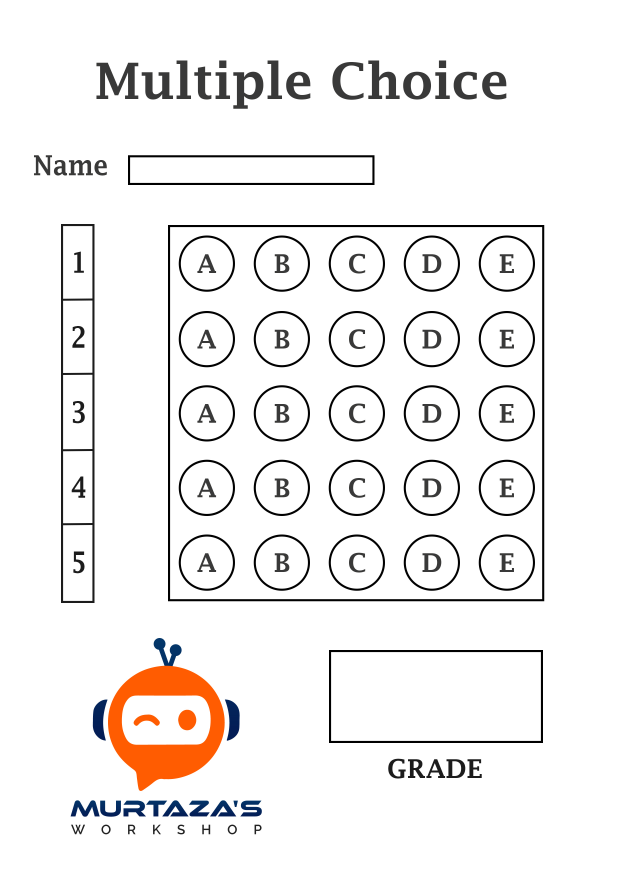
#> input picture MCQPaper.jpg, 2480 x 3508 px, given in place of the camera (shown at 1/4 size)
$ python OMR_Main.py
#> lines starting #> are read from the running program, lines starting #| are printed output that depends on the picture; after the words box and inside, x2 and y2 are one past the last pixel; in counts of white or black regions, pixels touching at a corner belong together
### utlis.py
import cv2
import numpy as np

## TO STACK ALL THE IMAGES IN ONE WINDOW
def stackImages(imgArray,scale,lables=[]):
    rows = len(imgArray)
    cols = len(imgArray[0])
    rowsAvailable = isinstance(imgArray[0], list)
    width = imgArray[0][0].shape[1]
    height = imgArray[0][0].shape[0]
    if rowsAvailable:
        for x in range ( 0, rows):
            for y in range(0, cols):
                imgArray[x][y] = cv2.resize(imgArray[x][y], (0, 0), None, scale, scale)
                if len(imgArray[x][y].shape) == 2: imgArray[x][y]= cv2.cvtColor( imgArray[x][y], cv2.COLOR_GRAY2BGR)
        imageBlank = np.zeros((height, width, 3), np.uint8)
        hor = [imageBlank]*rows
        hor_con = [imageBlank]*rows
        for x in range(0, rows):
            hor[x] = np.hstack(imgArray[x])
            hor_con[x] = np.concatenate(imgArray[x])
        ver = np.vstack(hor)
        ver_con = np.concatenate(hor)
    else:
        for x in range(0, rows):
            imgArray[x] = cv2.resize(imgArray[x], (0, 0), None, scale, scale)
            if len(imgArray[x].shape) == 2: imgArray[x] = cv2.cvtColor(imgArray[x], cv2.COLOR_GRAY2BGR)
        hor= np.hstack(imgArray)
        hor_con= np.concatenate(imgArray)
        ver = hor
    if len(lables) != 0:
        eachImgWidth= int(ver.shape[1] / cols)
        eachImgHeight = int(ver.shape[0] / rows)
        #print(eachImgHeight)
        for d in range(0, rows):
            for c in range (0,cols):
                cv2.rectangle(ver,(c*eachImgWidth,eachImgHeight*d),(c*eachImgWidth+len(lables[d][c])*13+27,30+eachImgHeight*d),(255,255,255),cv2.FILLED)
                cv2.putText(ver,lables[d][c],(eachImgWidth*c+10,eachImgHeight*d+20),cv2.FONT_HERSHEY_COMPLEX,0.7,(255,0,255),2)
    return ver

def reorder(myPoints):

    myPoints = myPoints.reshape((4, 2)) # REMOVE EXTRA BRACKET
    print(myPoints)
    myPointsNew = np.zeros((4, 1, 2), np.int32) # NEW MATRIX WITH ARRANGED POINTS
    add = myPoints.sum(1)
    print(add)
    print(np.argmax(add))
    myPointsNew[0] = myPoints[np.argmin(add)]  #[0,0]
    myPointsNew[3] =myPoints[np.argmax(add)]   #[w,h]
    diff = np.diff(myPoints, axis=1)
    myPointsNew[1] =myPoints[np.argmin(diff)]  #[w,0]
    myPointsNew[2] = myPoints[np.argmax(diff)] #[h,0]

    return myPointsNew

def rectContour(contours):

    rectCon = []
    max_area = 0
    for i in contours:
        area = cv2.contourArea(i)
        if area > 50:
            peri = cv2.arcLength(i, True)
            approx = cv2.approxPolyDP(i, 0.02 * peri, True)
            if len(approx) == 4:
                rectCon.append(i)
    rectCon = sorted(rectCon, key=cv2.contourArea,reverse=True)
    #print(len(rectCon))
    return rectCon

def getCornerPoints(cont):
    peri = cv2.arcLength(cont, True) # LENGTH OF CONTOUR
    approx = cv2.approxPolyDP(cont, 0.02 * peri, True) # APPROXIMATE THE POLY TO GET CORNER POINTS
    return approx

def splitBoxes(img):
    rows = np.vsplit(img,5)
    boxes=[]
    for r in rows:
        cols= np.hsplit(r,5)
        for box in cols:
            boxes.append(box)
    return boxes

def drawGrid(img,questions=5,choices=5):
    secW = int(img.shape[1]/questions)
    secH = int(img.shape[0]/choices)
    for i in range (0,9):
        pt1 = (0,secH*i)
        pt2 = (img.shape[1],secH*i)
        pt3 = (secW * i, 0)
        pt4 = (secW*i,img.shape[0])
        cv2.line(img, pt1, pt2, (255, 255, 0),2)
        cv2.line(img, pt3, pt4, (255, 255, 0),2)

    return img

def showAnswers(img,myIndex,grading,ans,questions=5,choices=5):
     secW = int(img.shape[1]/questions)
     secH = int(img.shape[0]/choices)

     for x in range(0,questions):
         myAns= myIndex[x]
         cX = (myAns * secW) + secW // 2
         cY = (x * secH) + secH // 2
         if grading[x]==1:
            myColor = (0,255,0)
            #cv2.rectangle(img,(myAns*secW,x*secH),((myAns*secW)+secW,(x*secH)+secH),myColor,cv2.FILLED)
            cv2.circle(img,(cX,cY),50,myColor,cv2.FILLED)
         else:
            myColor = (0,0,255)
            #cv2.rectangle(img, (myAns * secW, x * secH), ((myAns * secW) + secW, (x * secH) + secH), myColor, cv2.FILLED)
            cv2.circle(img, (cX, cY), 50, myColor, cv2.FILLED)

            # CORRECT ANSWER
            myColor = (0, 255, 0)
            correctAns = ans[x]
            cv2.circle(img,((correctAns * secW)+secW//2, (x * secH)+secH//2),
            20,myColor,cv2.FILLED)

### OMR_Main.py
import cv2
import numpy as np
import utlis

########################################################################
webCamFeed = True
pathImage = "5.jpg"
cap = cv2.VideoCapture(0)
cap.set(10, 160)
heightImg = 700
widthImg = 700
questions = 5
choices = 5
ans = [0, 0, 0, 0, 0]
########################################################################


count = 0

while True:

    if webCamFeed:
        success, img = cap.read()
#> img is the input picture: shape (3508, 2480, 3); mean B, G, R 239, 239.9, 241.8
    else:
        img = cv2.imread(pathImage)
    img = cv2.resize(img, (widthImg, heightImg))  # RESIZE IMAGE
#> img: shape (700, 700, 3)
    imgFinal = img.copy()
    imgBlank = np.zeros((heightImg, widthImg, 3), np.uint8)  # CREATE A BLANK IMAGE FOR TESTING DEBUGGING IF REQUIRED
    imgGray = cv2.cvtColor(img, cv2.COLOR_BGR2GRAY)  # CONVERT IMAGE TO GRAY SCALE
    imgBlur = cv2.GaussianBlur(imgGray, (5, 5), 1)  # ADD GAUSSIAN BLUR
    imgCanny = cv2.Canny(imgBlur, 10, 70)  # APPLY CANNY
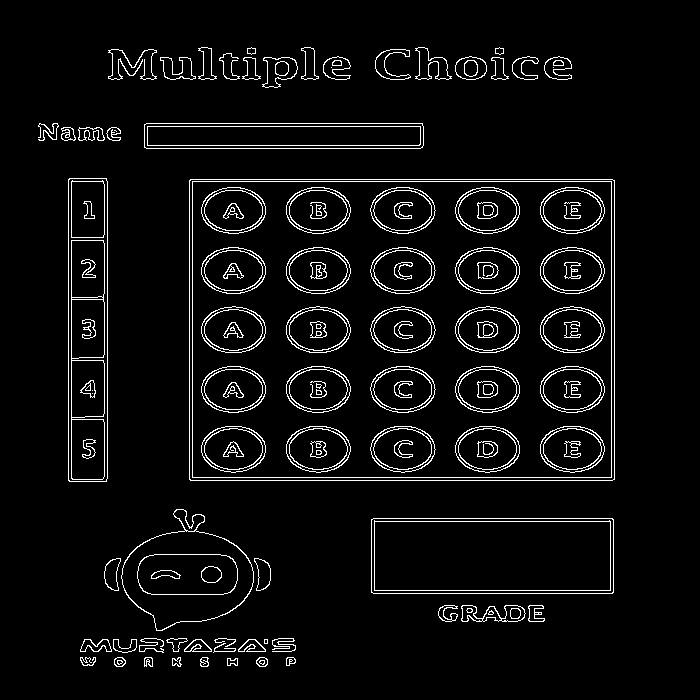
#> imgCanny: shape (700, 700); 5.1% white in thin lines or dots, all inside (x1, y1, x2, y2) = (38, 47, 615, 667)

    try:
        ## FIND ALL COUNTOURS
        imgContours = img.copy()  # COPY IMAGE FOR DISPLAY PURPOSES
        imgBigContour = img.copy()  # COPY IMAGE FOR DISPLAY PURPOSES
        contours, hierarchy = cv2.findContours(imgCanny, cv2.RETR_EXTERNAL, cv2.CHAIN_APPROX_NONE)  # FIND ALL CONTOURS
#> contours = 48 contours, 7 with area under 20; largest, box (x1, y1, x2, y2) and area: (189, 179, 615, 481) 127921, (371, 518, 614, 594) 18146, (68, 178, 108, 482) 11811, (121, 509, 254, 631) 9922, (144, 123, 424, 149) 6966
        cv2.drawContours(imgContours, contours, -1, (0, 255, 0), 10)  # DRAW ALL DETECTED CONTOURS
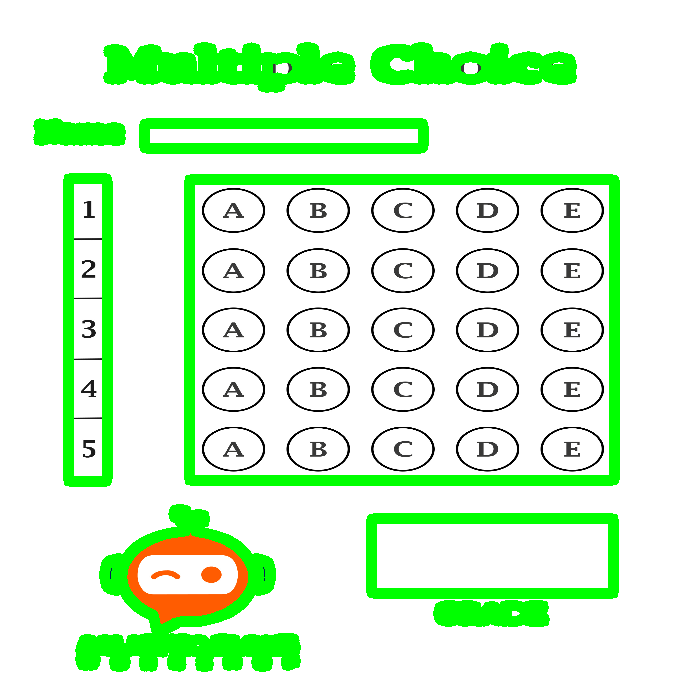
#> imgContours: shape (700, 700, 3); mean B, G, R 210.2, 247.7, 212.4
        rectCon = utlis.rectContour(contours)  # FILTER FOR RECTANGLE CONTOURS
#> the loop in rectContour, `for i in contours:` made 48 passes
#> (area, peri, approx) on passes 24, 26, 27, 31: (18146, 631.7, [[371, 519], [373, 593], [613, 592], [612, 518]]), (127921, 1449.7, [[189, 180], [190, 480], [614, 479], [614, 180]]), (11811, 681.7, [[69, 178], [68, 480], [106, 481], [107, 181]]), (6965.5, 605.1, [[144, 124], [146, 148], [423, 145], [422, 123]])
#> (area, peri) on passes 1 to 6: (55, 38.49), (57.5, 31.07), (85, 34.14), (64.5, 32.73), (53, 38.97), (57.5, 42.73)
#> after the loop in rectContour, `for i in contours:`: rectCon = 4 contours; box (x1, y1, x2, y2) and area: (189, 179, 615, 481) 127921, (371, 518, 614, 594) 18146, (68, 178, 108, 482) 11811, (144, 123, 424, 149) 6966
        biggestPoints = utlis.getCornerPoints(rectCon[0])  # GET CORNER POINTS OF THE BIGGEST RECTANGLE
#> in getCornerPoints, `peri = cv2.arcLength(cont, True)`: peri = 1449.7
#> in getCornerPoints, `approx = cv2.approxPolyDP(cont, 0.02 * peri, True)`: approx = [[189, 180], [190, 480], [614, 479], [614, 180]]
#> biggestPoints = [[189, 180], [190, 480], [614, 479], [614, 180]]
        gradePoints = utlis.getCornerPoints(rectCon[1])  # GET CORNER POINTS OF THE SECOND BIGGEST RECTANGLE
#> gradePoints = [[371, 519], [373, 593], [613, 592], [612, 518]]

        if biggestPoints.size != 0 and gradePoints.size != 0:

            # BIGGEST RECTANGLE WARPING
            biggestPoints = utlis.reorder(biggestPoints)  # REORDER FOR WARPING
#> in reorder, `myPoints = myPoints.reshape((4, 2))`: myPoints = [[189, 180], [190, 480], [614, 479], [614, 180]]
#| [[189 180]
#|  [190 480]
#|  [614 479]
#|  [614 180]]
#> in reorder, `add = myPoints.sum(1)`: add = [369, 670, 1093, 794]
#| [ 369  670 1093  794]
#| 2
#> in reorder, `diff = np.diff(myPoints, axis=1)`: diff = [-9, 290, -135, -434]
#> biggestPoints = [[189, 180], [614, 180], [190, 480], [614, 479]]
            cv2.drawContours(imgBigContour, biggestPoints, -1, (0, 255, 0), 20)  # DRAW THE BIGGEST CONTOUR
#> imgBigContour: shape (700, 700, 3); mean B, G, R 238.4, 240, 241.2
            pts1 = np.float32(biggestPoints)  # PREPARE POINTS FOR WARP
#> pts1 = [[189, 180], [614, 180], [190, 480], [614, 479]]
            pts2 = np.float32([[0, 0], [widthImg, 0], [0, heightImg], [widthImg, heightImg]])  # PREPARE POINTS FOR WARP
            matrix = cv2.getPerspectiveTransform(pts1, pts2)  # GET TRANSFORMATION MATRIX
#> matrix = [[1.64, -0.00546, -308.4], [0, 2.32, -417.8], [-7.84e-06, -7.79e-06, 1]]
            imgWarpColored = cv2.warpPerspective(img, matrix, (widthImg, heightImg))  # APPLY WARP PERSPECTIVE

            # SECOND BIGGEST RECTANGLE WARPING
            cv2.drawContours(imgBigContour, gradePoints, -1, (255, 0, 0), 20)  # DRAW THE BIGGEST CONTOUR
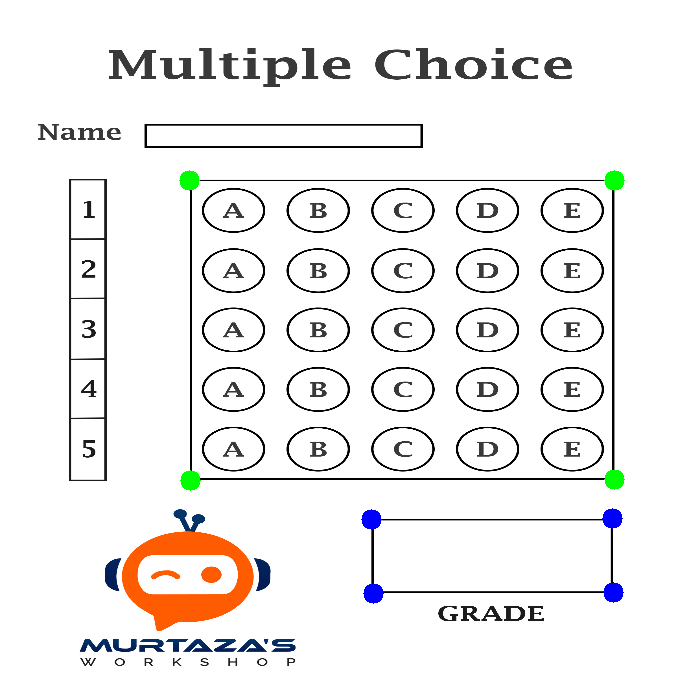
#> imgBigContour: shape (700, 700, 3); mean B, G, R 238.5, 239.4, 240.7
            gradePoints = utlis.reorder(gradePoints)  # REORDER FOR WARPING
#| [[371 519]
#|  [373 593]
#|  [613 592]
#|  [612 518]]
#| [ 890  966 1205 1130]
#| 2
#> gradePoints = [[371, 519], [612, 518], [373, 593], [613, 592]]
            ptsG1 = np.float32(gradePoints)  # PREPARE POINTS FOR WARP
#> ptsG1 = [[371, 519], [612, 518], [373, 593], [613, 592]]
            ptsG2 = np.float32([[0, 0], [325, 0], [0, 150], [325, 150]])  # PREPARE POINTS FOR WARP
            matrixG = cv2.getPerspectiveTransform(ptsG1, ptsG2)  # GET TRANSFORMATION MATRIX
#> matrixG = [[1.31, -0.0354, -467.6], [0.00814, 1.96, -1020.8], [-4.53e-07, -5.45e-05, 1]]
            imgGradeDisplay = cv2.warpPerspective(img, matrixG, (325, 150))  # APPLY WARP PERSPECTIVE

            # APPLY THRESHOLD
            imgWarpGray = cv2.cvtColor(imgWarpColored, cv2.COLOR_BGR2GRAY)  # CONVERT TO GRAYSCALE
            imgThresh = cv2.threshold(imgWarpGray, 170, 255, cv2.THRESH_BINARY_INV)[1]  # APPLY THRESHOLD AND INVERSE
#> imgThresh: shape (700, 700); 12.4% white; 51 white regions, largest, box (x1, y1, x2, y2) and area: (0, 0, 700, 700) 10010, (158, 435, 264, 541) 1502, (578, 158, 683, 264) 1499

            boxes = utlis.splitBoxes(imgThresh)  # GET INDIVIDUAL BOXES
#> in splitBoxes, `rows = np.vsplit(img,5)`: rows = 5 items
#> the loop in splitBoxes, `for r in rows:` made 5 passes
#> after the loop in splitBoxes, `for r in rows:`: boxes = 25 items
#> boxes = 25 items
            cv2.imshow("Split Test ", boxes[3])
            countR = 0
            countC = 0
            myPixelVal = np.zeros((questions, choices))  # TO STORE THE NON ZERO VALUES OF EACH BOX
            for image in boxes:
                # cv2.imshow(str(countR)+str(countC),image)
                totalPixels = cv2.countNonZero(image)
                myPixelVal[countR][countC] = totalPixels
                countC += 1
                if (countC == choices): countC = 0;countR += 1
#> this loop made 25 passes
#> totalPixels on passes 1 to 12: 2786, 2359, 2161, 2391, 2850, 2457, 2079, 1918, 2153, 2562, 2480, 2053
#> after the loop, countC = 0; countR = 5; myPixelVal = [[2786, 2359, 2161, 2391, 2850], [2457, 2079, 1918, 2153, 2562], [2480, 2053, 1913, 2156, 2583], [2554, 2120, 1912, 2178, 2592], [3175, 2760, 2579, 2684, 3069]]

            # FIND THE USER ANSWERS AND PUT THEM IN A LIST
            myIndex = []
            for x in range(0, questions):
                arr = myPixelVal[x]
                myIndexVal = np.where(arr == np.amax(arr))
                myIndex.append(myIndexVal[0][0])
#> this loop made 5 passes
#> (arr, myIndexVal) on passes 1 to 5: ([2786, 2359, 2161, 2391, 2850], ([4],)), ([2457, 2079, 1918, 2153, 2562], ([4],)), ([2480, 2053, 1913, 2156, 2583], ([4],)), ([2554, 2120, 1912, 2178, 2592], ([4],)), ([3175, 2760, 2579, 2684, 3069], ([0],))
#> after the loop, myIndex = [4, 4, 4, 4, 0]
            # print("USER ANSWERS",myIndex)

            # COMPARE THE VALUES TO FIND THE CORRECT ANSWERS
            grading = []
            for x in range(0, questions):
                if ans[x] == myIndex[x]:
                    grading.append(1)
                else:
                    grading.append(0)
#> after the loop, grading = [0, 0, 0, 0, 1]
            # print("GRADING",grading)
            score = (sum(grading) / questions) * 100  # FINAL GRADE
#> score = 20
            # print("SCORE",score)

            # DISPLAYING ANSWERS
            utlis.showAnswers(imgWarpColored, myIndex, grading, ans)  # DRAW DETECTED ANSWERS
#> the loop in showAnswers, `for x in range(0,questions):` made 5 passes
#> (myAns, cX) on passes 1 to 5: (4, 630), (4, 630), (4, 630), (4, 630), (0, 70)
            utlis.drawGrid(imgWarpColored)  # DRAW GRID
#> after the loop in drawGrid, `for i in range (0,9):`:
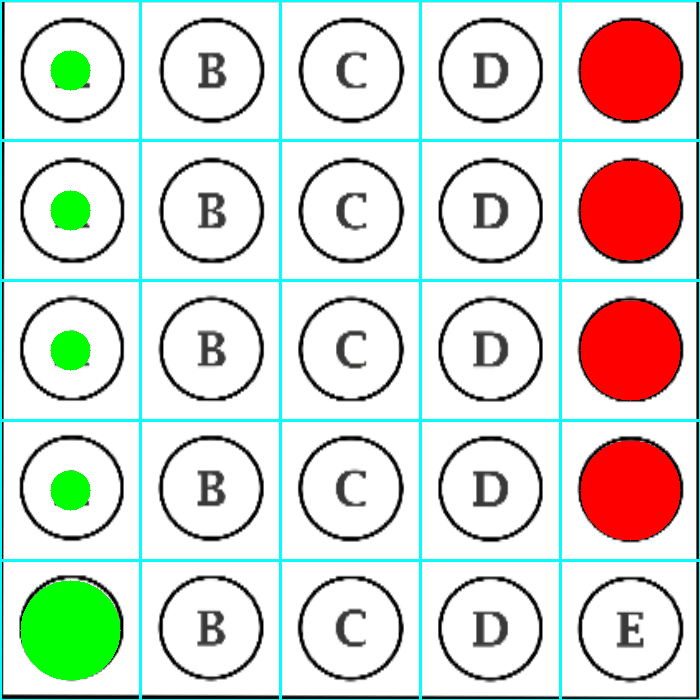
#> img: shape (700, 700, 3); mean B, G, R 210.9, 217.6, 216.4
            imgRawDrawings = np.zeros_like(imgWarpColored)  # NEW BLANK IMAGE WITH WARP IMAGE SIZE
            utlis.showAnswers(imgRawDrawings, myIndex, grading, ans)  # DRAW ON NEW IMAGE
#> call 2 of showAnswers, with questions = 5, choices = 5
#> the loop in showAnswers (call 2), `for x in range(0,questions):` made 5 passes
#> after the loop in showAnswers (call 2), `for x in range(0,questions):`:
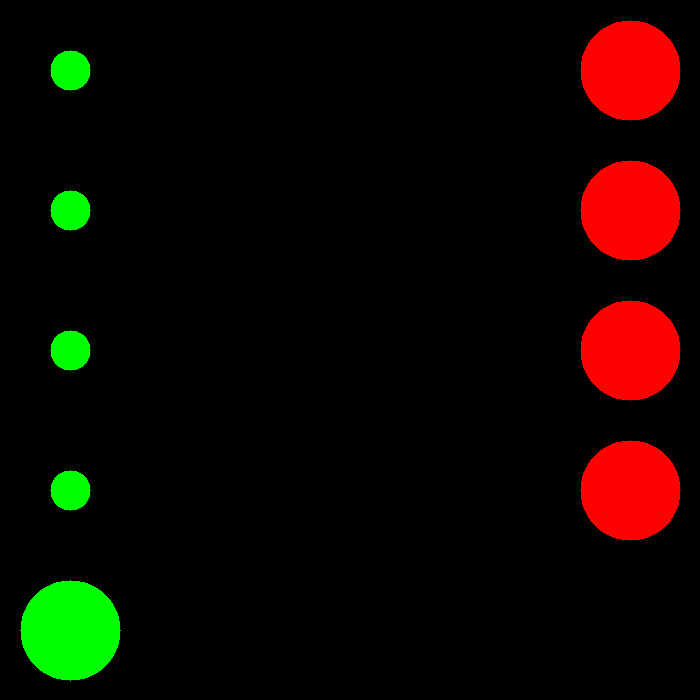
#> img: shape (700, 700, 3); mean B, G, R 0, 6.7, 16.3
            invMatrix = cv2.getPerspectiveTransform(pts2, pts1)  # INVERSE TRANSFORMATION MATRIX
#> invMatrix = [[0.61, 0.00207, 189], [0.000862, 0.43, 180], [4.79e-06, 3.37e-06, 1]]
            imgInvWarp = cv2.warpPerspective(imgRawDrawings, invMatrix, (widthImg, heightImg))  # INV IMAGE WARP

            # DISPLAY GRADE
            imgRawGrade = np.zeros_like(imgGradeDisplay, np.uint8)  # NEW BLANK IMAGE WITH GRADE AREA SIZE
            cv2.putText(imgRawGrade, str(int(score)) + "%", (70, 100)
                        , cv2.FONT_HERSHEY_COMPLEX, 3, (0, 255, 255), 3)  # ADD THE GRADE TO NEW IMAGE
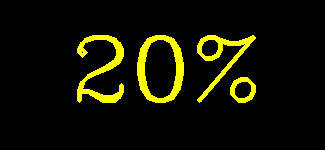
#> imgRawGrade: shape (150, 325, 3); mean of channels 0, 1, 2 0, 17.9, 17.9; drawn as B, G, R
            invMatrixG = cv2.getPerspectiveTransform(ptsG2, ptsG1)  # INVERSE TRANSFORMATION MATRIX
#> invMatrixG = [[0.742, 0.0237, 371], [-0.00299, 0.51, 519], [1.73e-07, 2.78e-05, 1]]
            imgInvGradeDisplay = cv2.warpPerspective(imgRawGrade, invMatrixG, (widthImg, heightImg))  # INV IMAGE WARP

            # SHOW ANSWERS AND GRADE ON FINAL IMAGE
            imgFinal = cv2.addWeighted(imgFinal, 1, imgInvWarp, 1, 0)
            imgFinal = cv2.addWeighted(imgFinal, 1, imgInvGradeDisplay, 1, 0)

            # IMAGE ARRAY FOR DISPLAY
            imageArray = ([img, imgGray, imgCanny, imgContours],
                          [imgBigContour, imgThresh, imgWarpColored, imgFinal])
            cv2.imshow("Final Result", imgFinal)
    except:
        imageArray = ([img, imgGray, imgCanny, imgContours],
                      [imgBlank, imgBlank, imgBlank, imgBlank])

    # LABELS FOR DISPLAY
    lables = [["Original", "Gray", "Edges", "Contours"],
              ["Biggest Contour", "Threshold", "Warpped", "Final"]]

    stackedImage = utlis.stackImages(imageArray, 0.5, lables)
#> in stackImages, `rows = len(imgArray)`: rows = 2
#> in stackImages, `cols = len(imgArray[0])`: cols = 4
#> in stackImages, `rowsAvailable = isinstance(imgArray[0], list)`: rowsAvailable = True
#> in stackImages, `hor = [imageBlank]*rows`: hor = 2 items
#> in stackImages, `eachImgWidth= int(ver.shape[1] / cols)`: eachImgWidth = 350
#> after the loop in stackImages, `for d in range(0, rows):`:
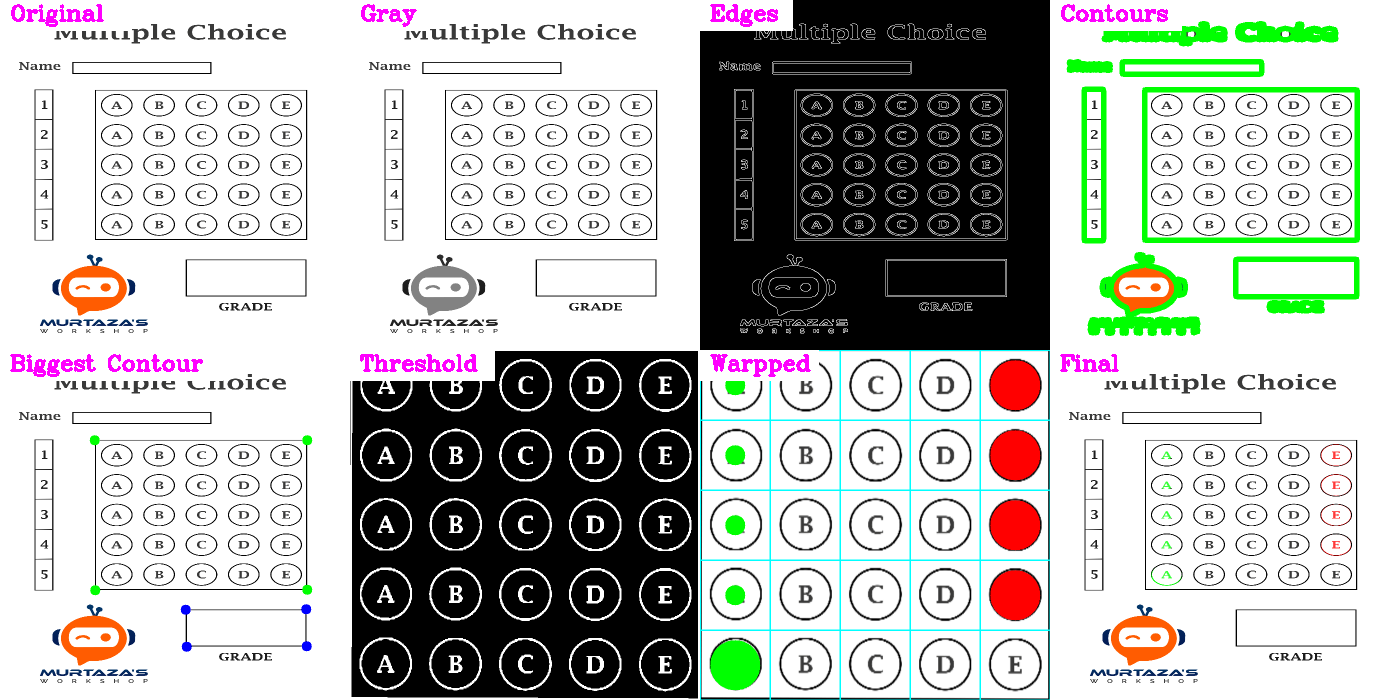
#> ver: shape (700, 1400, 3); mean of channels 0, 1, 2 180, 183.8, 182; drawn as B, G, R
    cv2.imshow("Result", stackedImage)

    # SAVE IMAGE WHEN 's' key is pressed
    if cv2.waitKey(1) & 0xFF == ord('s'):
#> (key Esc is pressed here)
        cv2.imwrite("Scanned/myImage" + str(count) + ".jpg", imgFinal)
        cv2.rectangle(stackedImage, ((int(stackedImage.shape[1] / 2) - 230), int(stackedImage.shape[0] / 2) + 50),
                      (1100, 350), (0, 255, 0), cv2.FILLED)
        cv2.putText(stackedImage, "Scan Saved", (int(stackedImage.shape[1] / 2) - 200, int(stackedImage.shape[0] / 2)),
                    cv2.FONT_HERSHEY_DUPLEX, 3, (0, 0, 255), 5, cv2.LINE_AA)
        cv2.imshow('Result', stackedImage)
        cv2.waitKey(300)
        count += 1
